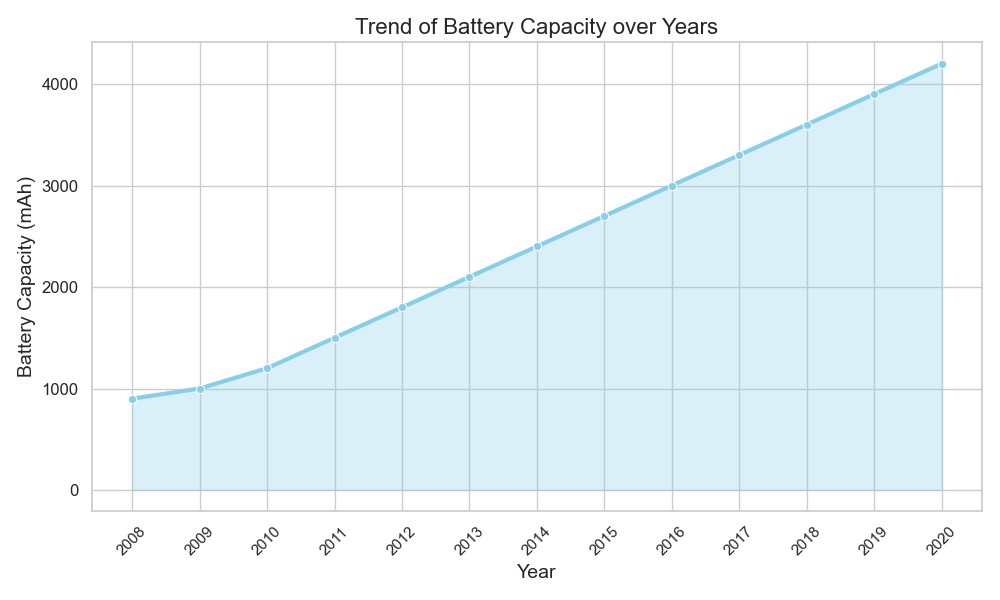

This chart was generated by the following Python code:

import pandas as pd
import seaborn as sns
import matplotlib.pyplot as plt

# Create a DataFrame from your provided data
data = [
    {'Year': 2008, 'Battery Capacity (mAh)': 900},
    {'Year': 2009, 'Battery Capacity (mAh)': 1000},
    {'Year': 2010, 'Battery Capacity (mAh)': 1200},
    {'Year': 2011, 'Battery Capacity (mAh)': 1500},
    {'Year': 2012, 'Battery Capacity (mAh)': 1800},
    {'Year': 2013, 'Battery Capacity (mAh)': 2100},
    {'Year': 2014, 'Battery Capacity (mAh)': 2400},
    {'Year': 2015, 'Battery Capacity (mAh)': 2700},
    {'Year': 2016, 'Battery Capacity (mAh)': 3000},
    {'Year': 2017, 'Battery Capacity (mAh)': 3300},
    {'Year': 2018, 'Battery Capacity (mAh)': 3600},
    {'Year': 2019, 'Battery Capacity (mAh)': 3900},
    {'Year': 2020, 'Battery Capacity (mAh)': 4200}
]
df = pd.DataFrame(data)

# Set the aesthetic style of the plots
sns.set_style("whitegrid")

# Set up the matplotlib figure
plt.figure(figsize=(10, 6))

# Draw the lineplot showing the trend of battery capacities over years
sns.lineplot(x='Year', y='Battery Capacity (mAh)', data=df, marker='o', color='skyblue', lw=3)

# Fill the area under the line
plt.fill_between(x=df['Year'], y1=df['Battery Capacity (mAh)'], color='skyblue', alpha=0.3)

# Customizing the chart with a diversified visual encoding
plt.title("Trend of Battery Capacity over Years", fontsize=16)
plt.xlabel("Year", fontsize=14)
plt.ylabel("Battery Capacity (mAh)", fontsize=14)
plt.xticks(df['Year'], rotation=45)  # Rotate x-axis labels for better readability
plt.yticks(fontsize=12)
plt.tight_layout()

# Show the plot
plt.show()
